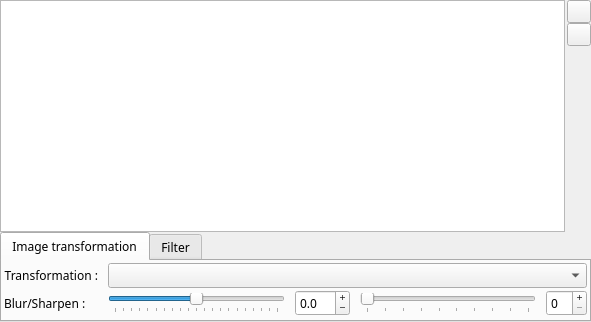
<?xml version="1.0" encoding="UTF-8"?>
<ui version="4.0">
 <class>wgt_QImageFilterTransform</class>
 <widget class="QWidget" name="wgt_QImageFilterTransform">
  <property name="geometry">
   <rect>
    <x>0</x>
    <y>0</y>
    <width>591</width>
    <height>322</height>
   </rect>
  </property>
  <property name="font">
   <font>
    <family>Sans Serif</family>
    <pointsize>9</pointsize>
   </font>
  </property>
  <property name="windowTitle">
   <string notr="true">Form</string>
  </property>
  <layout class="QVBoxLayout" name="verticalLayout">
   <property name="spacing">
    <number>0</number>
   </property>
   <property name="margin">
    <number>0</number>
   </property>
   <item>
    <layout class="QHBoxLayout" name="horizontalLayout_3">
     <property name="spacing">
      <number>2</number>
     </property>
     <property name="margin">
      <number>0</number>
     </property>
     <item>
      <widget class="QGraphicsView" name="GraphicsView">
       <property name="verticalScrollBarPolicy">
        <enum>Qt::ScrollBarAsNeeded</enum>
       </property>
      </widget>
     </item>
     <item>
      <layout class="QVBoxLayout" name="verticalLayout_7">
       <property name="spacing">
        <number>0</number>
       </property>
       <property name="margin">
        <number>0</number>
       </property>
       <item>
        <widget class="QToolButton" name="ZoomPlusBt">
         <property name="text">
          <string notr="true"/>
         </property>
         <property name="icon">
          <iconset>
           <normaloff>icons/zoomup.png</normaloff>icons/zoomup.png</iconset>
         </property>
        </widget>
       </item>
       <item>
        <widget class="QToolButton" name="ZoomMinusBt">
         <property name="text">
          <string notr="true"/>
         </property>
         <property name="icon">
          <iconset>
           <normaloff>icons/zoomdown.png</normaloff>icons/zoomdown.png</iconset>
         </property>
        </widget>
       </item>
       <item>
        <spacer name="verticalSpacer">
         <property name="orientation">
          <enum>Qt::Vertical</enum>
         </property>
         <property name="sizeHint" stdset="0">
          <size>
           <width>20</width>
           <height>40</height>
          </size>
         </property>
        </spacer>
       </item>
      </layout>
     </item>
    </layout>
   </item>
   <item>
    <widget class="QTabWidget" name="tabWidget_2">
     <property name="sizePolicy">
      <sizepolicy hsizetype="Expanding" vsizetype="Preferred">
       <horstretch>0</horstretch>
       <verstretch>0</verstretch>
      </sizepolicy>
     </property>
     <property name="font">
      <font>
       <pointsize>9</pointsize>
      </font>
     </property>
     <property name="currentIndex">
      <number>0</number>
     </property>
     <widget class="QWidget" name="CorrectionTab">
      <attribute name="title">
       <string>Image transformation</string>
      </attribute>
      <layout class="QGridLayout" name="gridLayout_4">
       <property name="horizontalSpacing">
        <number>10</number>
       </property>
       <property name="verticalSpacing">
        <number>2</number>
       </property>
       <property name="margin">
        <number>2</number>
       </property>
       <item row="1" column="0">
        <widget class="QLabel" name="label_2">
         <property name="text">
          <string>Blur/Sharpen :</string>
         </property>
        </widget>
       </item>
       <item row="1" column="1">
        <widget class="QSlider" name="BlurSigmaSlider">
         <property name="minimum">
          <number>-100</number>
         </property>
         <property name="maximum">
          <number>100</number>
         </property>
         <property name="singleStep">
          <number>5</number>
         </property>
         <property name="orientation">
          <enum>Qt::Horizontal</enum>
         </property>
         <property name="tickPosition">
          <enum>QSlider::TicksBelow</enum>
         </property>
         <property name="tickInterval">
          <number>10</number>
         </property>
        </widget>
       </item>
       <item row="1" column="3">
        <widget class="QSlider" name="BlurRadiusSlider">
         <property name="maximum">
          <number>90</number>
         </property>
         <property name="singleStep">
          <number>5</number>
         </property>
         <property name="orientation">
          <enum>Qt::Horizontal</enum>
         </property>
         <property name="tickPosition">
          <enum>QSlider::TicksBelow</enum>
         </property>
         <property name="tickInterval">
          <number>10</number>
         </property>
        </widget>
       </item>
       <item row="1" column="4">
        <widget class="QSpinBox" name="BlurRadiusED">
         <property name="buttonSymbols">
          <enum>QAbstractSpinBox::PlusMinus</enum>
         </property>
         <property name="maximum">
          <number>90</number>
         </property>
         <property name="singleStep">
          <number>5</number>
         </property>
        </widget>
       </item>
       <item row="1" column="2">
        <widget class="QDoubleSpinBox" name="BlurSigmaED">
         <property name="buttonSymbols">
          <enum>QAbstractSpinBox::PlusMinus</enum>
         </property>
         <property name="decimals">
          <number>1</number>
         </property>
         <property name="minimum">
          <double>-10.000000000000000</double>
         </property>
         <property name="maximum">
          <double>10.000000000000000</double>
         </property>
         <property name="singleStep">
          <double>0.500000000000000</double>
         </property>
        </widget>
       </item>
       <item row="0" column="0">
        <widget class="QLabel" name="label_3">
         <property name="text">
          <string>Transformation :</string>
         </property>
         <property name="alignment">
          <set>Qt::AlignRight|Qt::AlignTrailing|Qt::AlignVCenter</set>
         </property>
        </widget>
       </item>
       <item row="0" column="1" colspan="4">
        <widget class="cOnOffFilterComboBox" name="TransformationCB"/>
       </item>
      </layout>
     </widget>
     <widget class="QWidget" name="FilterTab">
      <attribute name="title">
       <string>Filter</string>
      </attribute>
     </widget>
    </widget>
   </item>
  </layout>
 </widget>
 <customwidgets>
  <customwidget>
   <class>cOnOffFilterComboBox</class>
   <extends>QComboBox</extends>
   <header>cCustomComboBox.h</header>
  </customwidget>
 </customwidgets>
 <resources/>
 <connections/>
</ui>
